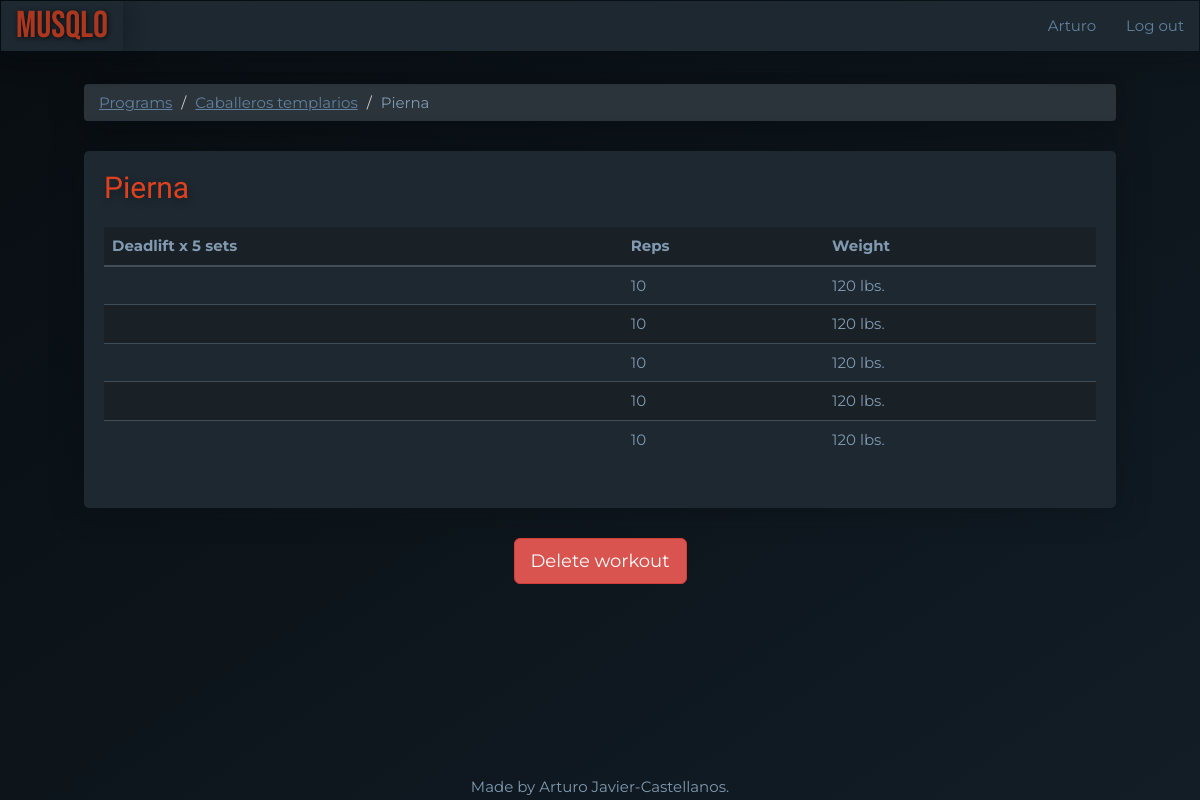
The page /workouts/15 (signed in) on the database as committed earlier.
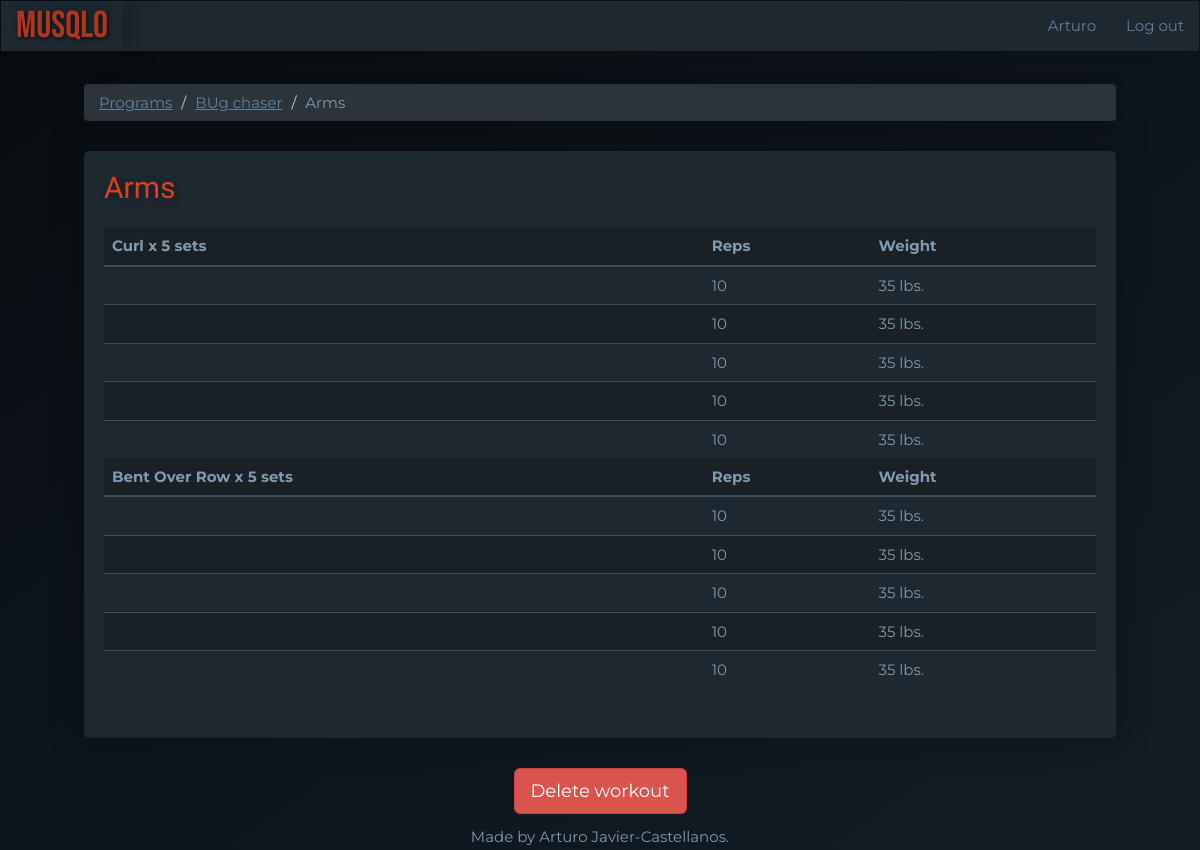
The same page on the database as committed later.
### main.py (models this page shows)
class Program(db.Model):
    __tablename__ = "programs"
    id = Column(Integer, primary_key=True)
    user_id = Column(Integer, ForeignKey("users.id"))
    user = relationship("User", back_populates="programs")
    name = Column(String(200), nullable=False)
    weeks = Column(Integer, nullable=False)
    workouts = relationship("Workout", back_populates="parent_program")

class Workout(db.Model):
    __tablename__ = "workouts"
    id = Column(Integer, primary_key=True)
    name = Column(String(200), nullable=False)
    week = Column(Integer, nullable=False)
    date = Column(Date, nullable=False)
    program_id = Column(Integer, ForeignKey("programs.id"))
    parent_program = relationship("Program", back_populates="workouts")
    exercises = relationship("Exercise", back_populates="parent_workout")

class Exercise(db.Model):
    __tablename__ = "exercises"
    id = Column(Integer, primary_key=True)
    type = Column(String(200), nullable=False)
    workout_id = Column(Integer, ForeignKey("workouts.id"))
    parent_workout = relationship("Workout", back_populates="exercises")
    sets = relationship("Set", back_populates="parent_exercise")

class Set(db.Model):
    __tablename__ = "sets"
    id = Column(Integer, primary_key=True)
    weight = Column(Integer, nullable=False)
    reps = Column(Integer, nullable=False)
    order = Column(Integer, nullable=False)
    completed = Column(Boolean, nullable=False)
    exercise_id = Column(Integer, ForeignKey("exercises.id"))
    parent_exercise = relationship("Exercise", back_populates="sets")

### main.py (the view)
@app.route("/workouts/<int:workout_id>", methods=["GET", "POST"])
@protect_workout
def show_workout(workout_id):
    requested_workout = Workout.query.get(workout_id)
    return render_template("show-workout.html", workout=requested_workout)

### main.py (called while the page is built)
@login_manager.user_loader
def load_user(user_id):
    try:
        return User.query.get(int(user_id))
    except ValueError:
        return None

def protect_workout(f):
    @wraps(f)
    def decorated_function(workout_id, *args, **kwargs):
        requested_workout = Workout.query.get(workout_id)
        if requested_workout.parent_program.user_id != current_user.id:
            return abort(403)
        return f(workout_id, *args, **kwargs)
    return decorated_function

### templates/show-workout.html
{% extends 'bootstrap/base.html' %}
{% block content %}
{% include "header.html" %}
<ol class="breadcrumb">
  <li><a href="{{url_for('dashboard')}}">Programs</a></li>
 <li><a href="{{url_for('show_program', program_id=workout.parent_program.id, week=workout.week)}}">{{workout.parent_program.name}}</a></li>
  <li class="active">{{ workout.name }}</li>
</ol>
<div class="card">
    <h2 class="card-title">{{ workout.name }}</h2>
    <table class="table">
        {% for exercise in workout.exercises: %}
            <thead>
                <tr>
                    <th scope="col">{{exercise.type}} x {{ exercise.sets|count }} sets</th>
                    <th scope="col">Reps</th>
                    <th scope="col">Weight</th>
                </tr>
            </thead>
            <tbody>
            {% for set in exercise.sets|reverse: %}
                <tr>
                    <td></td>
                    <td>{{set.reps}}</td>
                    <td>{{set.weight}} lbs.</td>
                </tr>
            {% endfor %}
            </tbody>
        {% endfor %}
    </table>
</div>
<div class="text-center">
    <a class="btn btn-lg btn-danger" href="{{url_for('delete_workout', workout_id=workout.id, week=workout.week)}}">Delete workout</a>
</div>
{% include "footer.html" %}
{% endblock %}

Rows that differ between the two databases and show on the page:
removed Program: parent_program.name "Caballeros templarios"
no longer on this page (row edited): Exercise: type "Deadlift", sets|count "5"
no longer on this page (row edited): Set: reps "10", weight "120", shown under "Deadlift"
no longer on this page (row edited): Set: reps "10", weight "120", shown under "Deadlift"
no longer on this page (row edited): Set: reps "10", weight "120", shown under "Deadlift"
no longer on this page (row edited): Set: reps "10", weight "120", shown under "Deadlift"
no longer on this page (row edited): Set: reps "10", weight "120", shown under "Deadlift"
now on this page (row edited): Program: parent_program.name "BUg chaser"
changed Workout: name "Pierna" → "Arms"
now on this page (row edited): Exercise: type "Curl", sets|count "5"
now on this page (row unchanged): Set: reps "10", weight "35", shown under "Curl"
now on this page (row unchanged): Set: reps "10", weight "35", shown under "Curl"
now on this page (row unchanged): Set: reps "10", weight "35", shown under "Curl"
now on this page (row unchanged): Set: reps "10", weight "35", shown under "Curl"
now on this page (row unchanged): Set: reps "10", weight "35", shown under "Curl"
now on this page (row edited): Exercise: type "Bent Over Row", sets|count "5"
now on this page (row unchanged): Set: reps "10", weight "35", shown under "Bent Over Row"
now on this page (row unchanged): Set: reps "10", weight "35", shown under "Bent Over Row"
now on this page (row unchanged): Set: reps "10", weight "35", shown under "Bent Over Row"
now on this page (row unchanged): Set: reps "10", weight "35", shown under "Bent Over Row"
now on this page (row unchanged): Set: reps "10", weight "35", shown under "Bent Over Row"
